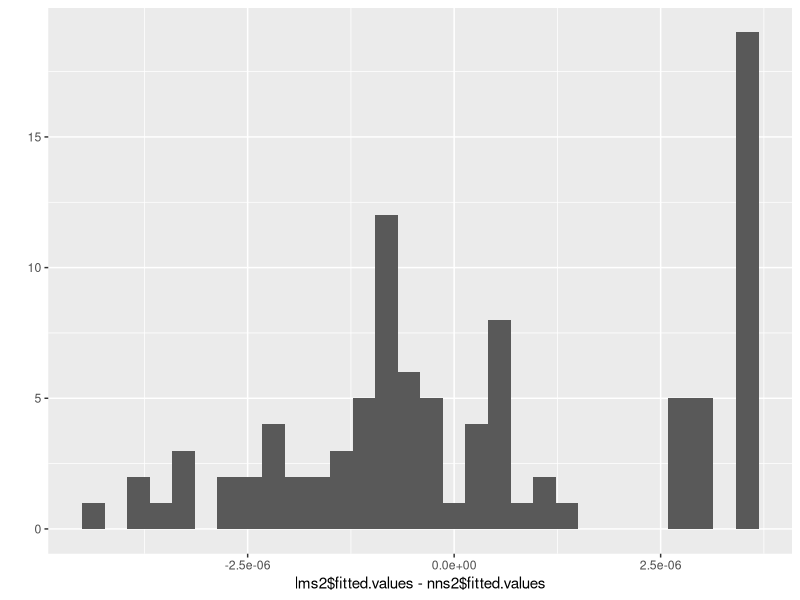

This chart was generated by the following R code:
## ---- chunk 1
library(AER)
data("CigarettesSW")
rprice  <- with(CigarettesSW, price/cpi)
tdiff   <- with(CigarettesSW, (taxs - tax)/cpi)
packs   <- CigarettesSW$packs
## ---- chunk 2
lm(packs ~ rprice)
## ---- chunk 3
ivreg(packs ~ rprice | tdiff)
## ---- chunk 4
# first stage
lms1 <- lm(rprice ~ tdiff)

# manually obtain fitted values
lmXhat <- lms1$coefficients[2]*tdiff + lms1$coefficients[1]

# estimate second stage using Xhat
(lms2 <- lm(packs ~ lmXhat) )
## ---- chunk 5
library(nnet)
set.seed(123)

# first stage
nns1 <- nnet(rprice ~ tdiff, size=0, skip=TRUE, linout=TRUE)

# manually obtain fitted values
nnXhat <- nns1$fitted.values

# estimate second stage using Xhat
nns2 <- nnet(packs ~ nnXhat, size=0, skip=TRUE, linout=TRUE)
summary(nns2)
## ---- chunk 6
lms2$coefficients - nns2$wts
## ---- chunk 7
library(ggplot2)
qplot(lms2$fitted.values - nns2$fitted.values)
